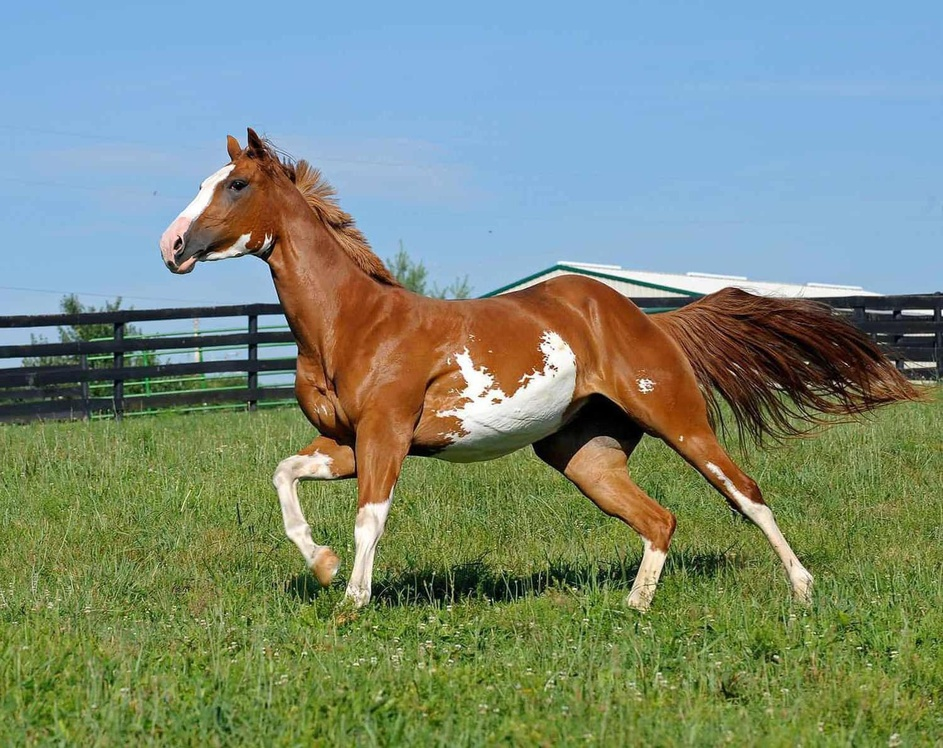
#> input picture src/automated/horse_orig.jpg, 943 x 748 px, shrunk from 1500 x 1191 before the run
$ python pointify.py
#> lines starting #> are read from the running program, lines starting #| are printed output that depends on the picture
import imageio
import json
import numpy as np
import pandas as pd


def circle(src, dst, x0, y0, radius):
    f = 1 - radius
    ddf_x = 1
    ddf_y = -2 * radius
    x = 0
    y = radius

    dst[y0 - radius: y0 + radius, x0] = src[y0 - radius: y0 + radius, x0]
    dst[y0, x0 - radius: x0 + radius] = src[y0, x0 - radius: x0 + radius]

    while x < y:
        if f >= 0:
            y -= 1
            ddf_y += 2
            f += ddf_y
        x += 1
        ddf_x += 2
        f += ddf_x

        dst[y0 + y, x0 - x: x0 + x] = src[y0 + y, x0 - x: x0 + x]
        dst[y0 - y, x0 - x: x0 + x] = src[y0 - y, x0 - x: x0 + x]
        dst[y0 + x, x0 - y: x0 + y] = src[y0 + x, x0 - y: x0 + y]
        dst[y0 - x, x0 - y: x0 + y] = src[y0 - x, x0 - y: x0 + y]


def pointify(src):
    height, width, _ = src.shape

    spacing = 15
    radius = 5

    dst = np.full(src.shape, (0xff, 0xff, 0xff), dtype=src.dtype)
    for r in range(height // spacing):
        for c in range(width // spacing):
            circle(src, dst, c * spacing, r * spacing, radius)
    return dst


def main():
    horse_img = imageio.imread('horse_orig.jpg')
#> horse_img is the input picture: shape (748, 943, 3); mean R, G, B 123.5, 140.3, 122
    pointillism_img = pointify(horse_img)
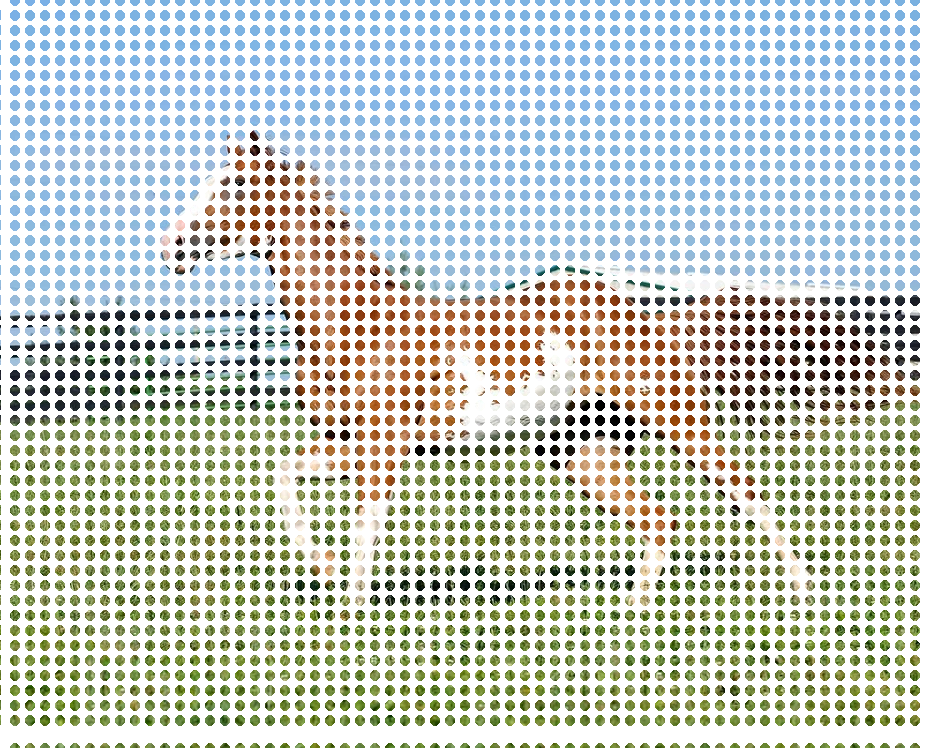
#> pointillism_img: shape (748, 943, 3); mean R, G, B 207.2, 213.1, 206.8
    imageio.imwrite('pointillism_automated.png', pointillism_img)
    print('successfully wrote image to file')


if __name__ == '__main__':
    main()
